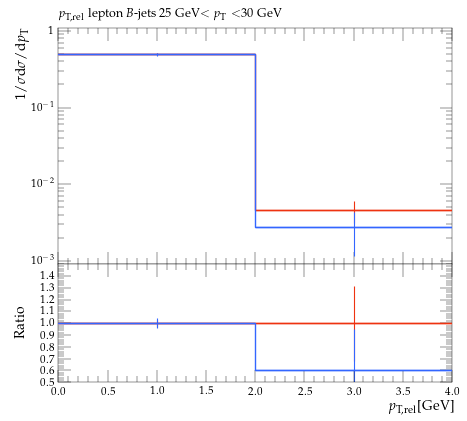

This figure's Python source:
#! /usr/bin/env python

# This Python script was auto-generated using YODA v2.0.2.
# Analysis object: /MC_HFDECAYS/avg_B_jet_l_pTrel_25_30
# Timestamp: 31-07-2026 (13:13:52)

import matplotlib as mpl
import matplotlib.pyplot as plt
mpl.use('Agg') # comment out for interactive use
import os
import numpy as np

plotDir = os.path.split(os.path.realpath(__file__))[0]
if 'YODA_USER_PLOT_PATH' in globals():
    plot_outdir = globals()['YODA_USER_PLOT_PATH']
else:
    plot_outdir = plotDir

#plot style
plt.style.use(os.path.join(plotDir, '../default.mplstyle'))
# plot metadata
figW, figH = plt.rcParams['figure.figsize']
ax_xLabel = r'$p_\mathrm{T,rel}$[GeV]'
ax_yLabel = r'$1/\sigma \mathrm{d}\sigma/\mathrm{d}p_\mathrm{T}$'
ax_title  = r'$p_\mathrm{T,rel}$ lepton $B$-jets 25 GeV$<p_\mathrm{T}<$30 GeV'
ax_xScale = 'linear'
ax_yScale = 'log'
xLims = (0.0, 4.0)
yLims = (0.0009000000000000001, 1.1)

# TeX-friendly labels for the legend
labels = {
    'legend' : ([ r"Recoil to top", r"Recoil to b" ], r""),
}

# Adjust canvas width and height
canvasW = 10.0
canvasH = 9.0
figW *= canvasW/10.
figH *= canvasH/9.

# Create figure and axis objects
fig, (ax, ratio0_ax) = plt.subplots(2, 1, sharex=True,
                  figsize=(figW,figH), gridspec_kw={'height_ratios': (6.0, 3.0)})

# Set figure margins
plt.subplots_adjust(
    left   = 1.0 * plt.rcParams['figure.subplot.left'],
    right  = 1.0 * plt.rcParams['figure.subplot.right'],
    top    = 1.0 * plt.rcParams['figure.subplot.top'],
    bottom = 1.0 * plt.rcParams['figure.subplot.bottom'])

ratio0_ax.yaxis.set_major_locator(mpl.ticker.MultipleLocator(0.1))
ratio0_ax.set_ylim(0.5, 1.4999)
ratio0_ax.set_ylabel('Ratio')

# the numerical data is stored in a separate file
dataf = dict()
prefix = os.path.split(__file__)[0]
if prefix:    prefix = prefix + '/'
exec(open(prefix+'avg_B_jet_l_pTrel_25_30__data.py').read(), dataf)


legend_handles = dict() # keep track of handles for the legend

# style options for curves
# starts at zorder>=5 to draw curve on top of legend
styles = {
  'recoil_t': {
    'color' : '#EE3311',
    'linestyle' : '-',
    'linewidth' : 1,
    'marker' : 'none',
    'markersize' : 2,
    'capsize' : 0.0,
    'zorder' : 5,
    'histstyle' : 1,
    'drawstyle' : 'steps-pre',
    'xerrorbars' : 1,
    'yerrorbars' : 1,
    'fillcolor' : None,
    'fillopacity' : 1.0,
    'ratio0_linestyle' : '-',
    'ratio0_linewidth' : 1,
    'ratio0_marker' : 'none',
    'ratio0_markersize' : 2,
    'ratio0_capsize' : 0.0,
    'ratio0_zorder' : 5,
    'ratio0_histstyle' : 1,
    'ratio0_drawstyle' : 'steps-pre',
    'ratio0_xerrorbars' : 1,
    'ratio0_yerrorbars' : 1,
  },
  'recoil_b': {
    'color' : '#3366FF',
    'linestyle' : '-',
    'linewidth' : 1,
    'marker' : 'none',
    'markersize' : 2,
    'capsize' : 0.0,
    'zorder' : 6,
    'histstyle' : 1,
    'drawstyle' : 'steps-pre',
    'xerrorbars' : 1,
    'yerrorbars' : 1,
    'fillcolor' : None,
    'fillopacity' : 1.0,
    'ratio0_linestyle' : '-',
    'ratio0_linewidth' : 1,
    'ratio0_marker' : 'none',
    'ratio0_markersize' : 2,
    'ratio0_capsize' : 0.0,
    'ratio0_zorder' : 6,
    'ratio0_histstyle' : 1,
    'ratio0_drawstyle' : 'steps-pre',
    'ratio0_xerrorbars' : 1,
    'ratio0_yerrorbars' : 1,
  },
}

# curve from input yoda files in main panel
for label, yvals in dataf['yvals'].items():
    if all(np.isnan(v) for v in dataf['yvals'][label]):
        continue
    tmp = None
    if styles[label]['histstyle']: # draw as histogram
        xpos = dataf['xedges'][label] if styles[label]['drawstyle'] else dataf['xpoints'][label]
        ypos = np.insert(yvals, 0, yvals[0]) if styles[label]['drawstyle'] else yvals
        if styles[label]['fillcolor']: # fill area below curve
            ax.fill_between(xpos, ypos, step='pre',
                            color=styles[label]['fillcolor'],
                            alpha=styles[label]['fillopacity'])
        tmp, = ax.plot(xpos, ypos,
                       color=styles[label]['color'],
                       linestyle=styles[label]['linestyle'],
                       linewidth=styles[label]['linewidth'],
                       drawstyle=styles[label]['drawstyle'], solid_joinstyle='miter',
                       zorder=styles[label]['zorder'], label=label)
    tmp = ax.errorbar(dataf['xpoints'][label], yvals,
                      xerr=np.array(dataf['xerrs'][label])*styles[label]['xerrorbars'],
                      yerr=np.array(dataf['yerrs'][label])*styles[label]['yerrorbars'],
                      fmt=styles[label]['marker'], capsize=styles[label]['capsize'],
                      markersize=styles[label]['markersize'],
                      ecolor=styles[label]['color'],
                      color=styles[label]['color'], zorder=styles[label]['zorder'])
    tmp[-1][0].set_linestyle(styles[label]['linestyle'])
    tmp[-1][0].set_linewidth(styles[label]['linewidth'])
    if label in dataf['add_legend_handle']:  legend_handles[label] = tmp
    for varLabel in dataf['variation_yvals'].keys():
        if varLabel.startswith(label):
            tmp, = ax.plot(dataf['xedges'][label], dataf['variation_yvals'][varLabel],
                           color=styles[label]['color'],
                           linestyle=styles[label]['linestyle'],
                           linewidth=styles[label]['linewidth'],
                           drawstyle='steps-pre', solid_joinstyle='miter',
                           zorder=styles[label]['zorder'], alpha=0.5)


# plots on ratio panel
# curve from input yoda files in ratio panel
for label, yvals in dataf['ratio0_yvals'].items():
    if all(np.isnan(v) for v in yvals):
        continue
    if styles[label]['ratio0_histstyle']: # plot as histogram
        xpos = dataf['xedges']['recoil_t'] if styles[label]['ratio0_drawstyle'] else dataf['xpoints']['recoil_t']
        ypos = np.insert(yvals, 0, yvals[0]) if styles[label]['ratio0_drawstyle'] else yvals
        ratio0_ax.plot(xpos, ypos,
                       color=styles[label]['color'],
                       linewidth=styles[label]['linewidth'],
                       linestyle=styles[label]['ratio0_linestyle'],
                       drawstyle=styles[label]['ratio0_drawstyle'], zorder=styles[label]['zorder'],
                       solid_joinstyle='miter')
    tmp = ratio0_ax.errorbar(dataf['xpoints']['recoil_t'], yvals,
                             xerr=np.array(dataf['ref_xerrs'])*styles[label]['ratio0_xerrorbars'],
                             yerr=np.array(dataf['ratio0_yerrs'][label])*styles[label]['ratio0_yerrorbars'],
                             fmt=styles[label]['ratio0_marker'], capsize=styles[label]['ratio0_capsize'],
                             markersize=styles[label]['ratio0_markersize'],
                             ecolor=styles[label]['color'],
                             color=styles[label]['color'])
    tmp[-1][0].set_linestyle(styles[label]['ratio0_linestyle'])
    tmp[-1][0].set_linewidth(styles[label]['ratio0_linewidth'])

    for varlabel in dataf['ratio0_variation_vals'].keys():
        if varlabel.startswith(label):
            ratio0_ax.plot(dataf['xedges']['recoil_t'],
                            dataf['ratio0_variation_vals'][varlabel],
                            color=styles[label]['color'],
                            linestyle=styles[label]['linestyle'],
                            linewidth=styles[label]['linewidth'],
                            drawstyle='steps-pre', solid_joinstyle='miter',
                            zorder=1, alpha=0.5)

legend_items = list(legend_handles.values())
ax.add_artist(ax.legend(legend_items,
                        labels['legend'][0],
                        title=labels['legend'][1],
                        alignment='right',
                        loc='upper right',
                        bbox_to_anchor=(1.0, 0.03),markerfirst=False))

# set plot metadata as defined above
ratio0_ax.set_xlabel(ax_xLabel)
ratio0_ax.xaxis.set_label_coords(1., -0.15)
ax.set_ylabel(ax_yLabel, ha='right', va='top')
ax.yaxis.set_label_coords(-0.11, 1.0)
ax.set_title(ax_title, loc='left')
ax.set_xscale(ax_xScale)
ax.set_yscale(ax_yScale)
ax.set_xlim(xLims)
ax.set_ylim(yLims)

# tick formatting
plt.rcParams['xtick.top'] = True
plt.rcParams['ytick.right'] = True
ax.yaxis.set_major_locator(mpl.ticker.LogLocator(base=10.0, numticks=np.inf))
ax.yaxis.set_minor_locator(mpl.ticker.LogLocator(
                           base=10.0, subs=np.arange(0.1, 1, 0.1), numticks=np.inf))
fig.align_ylabels((ax, ratio0_ax))
plt.savefig(os.path.join(plot_outdir, 'avg_B_jet_l_pTrel_25_30.pdf'), format='PDF')
plt.savefig(os.path.join(plot_outdir, 'avg_B_jet_l_pTrel_25_30.png'), format='PNG')

plt.close(fig)
